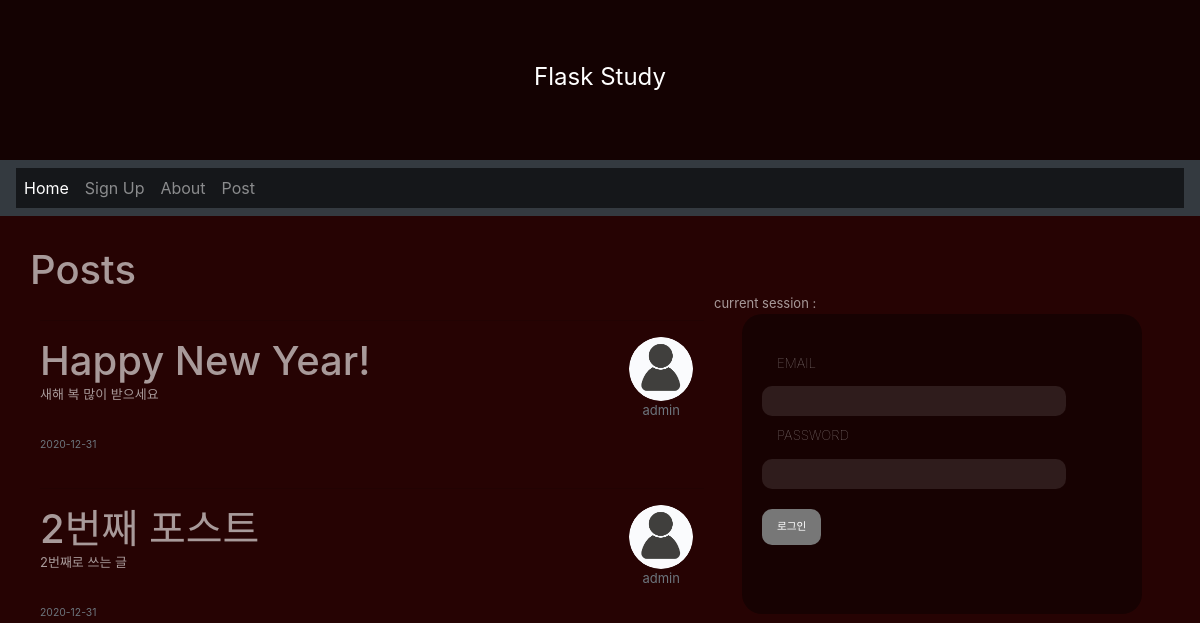
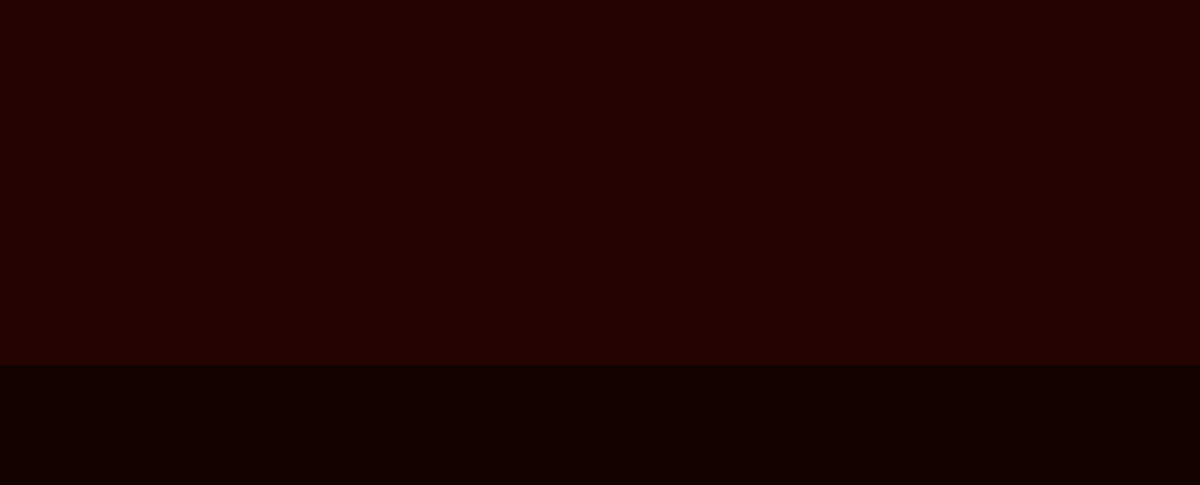
Before: / with the older database file (2 pictures, top to bottom).
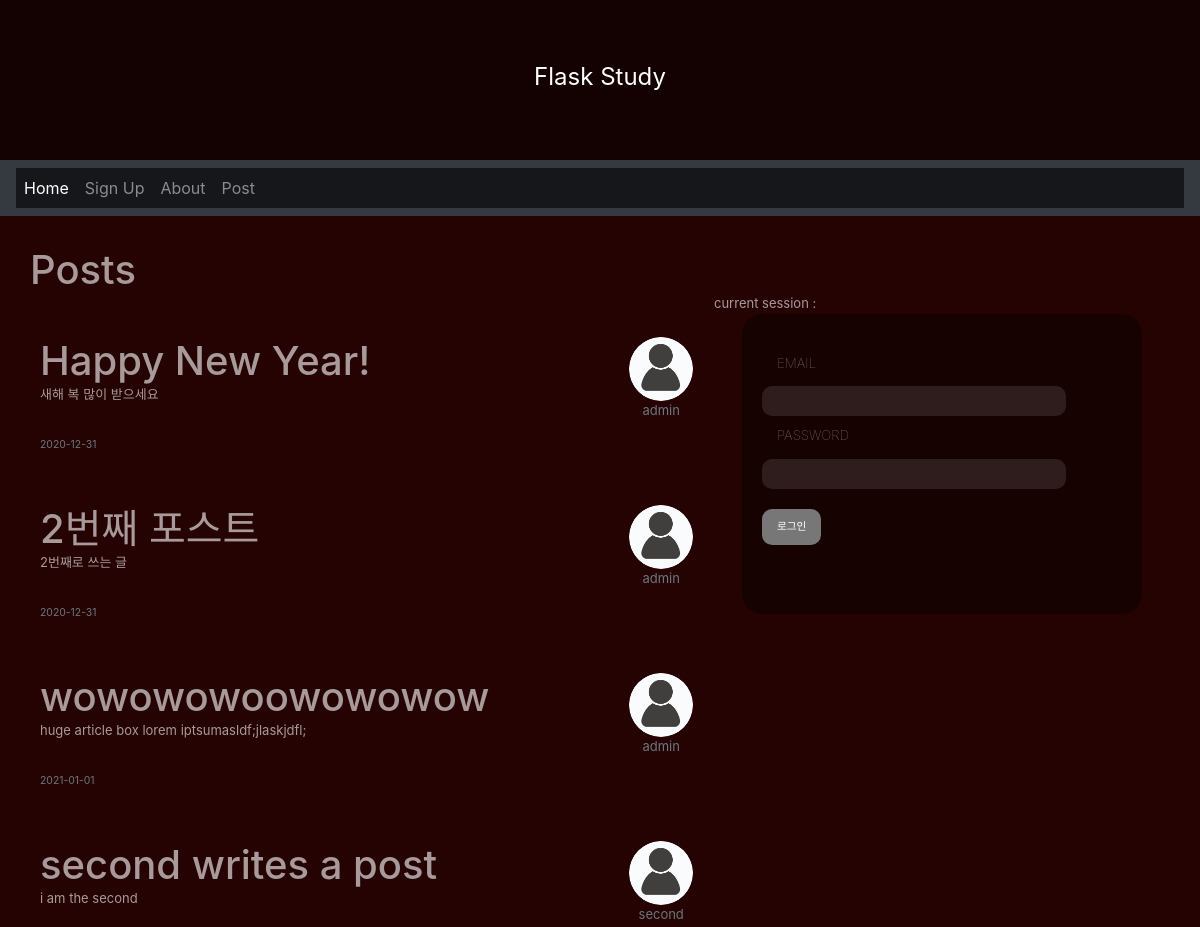
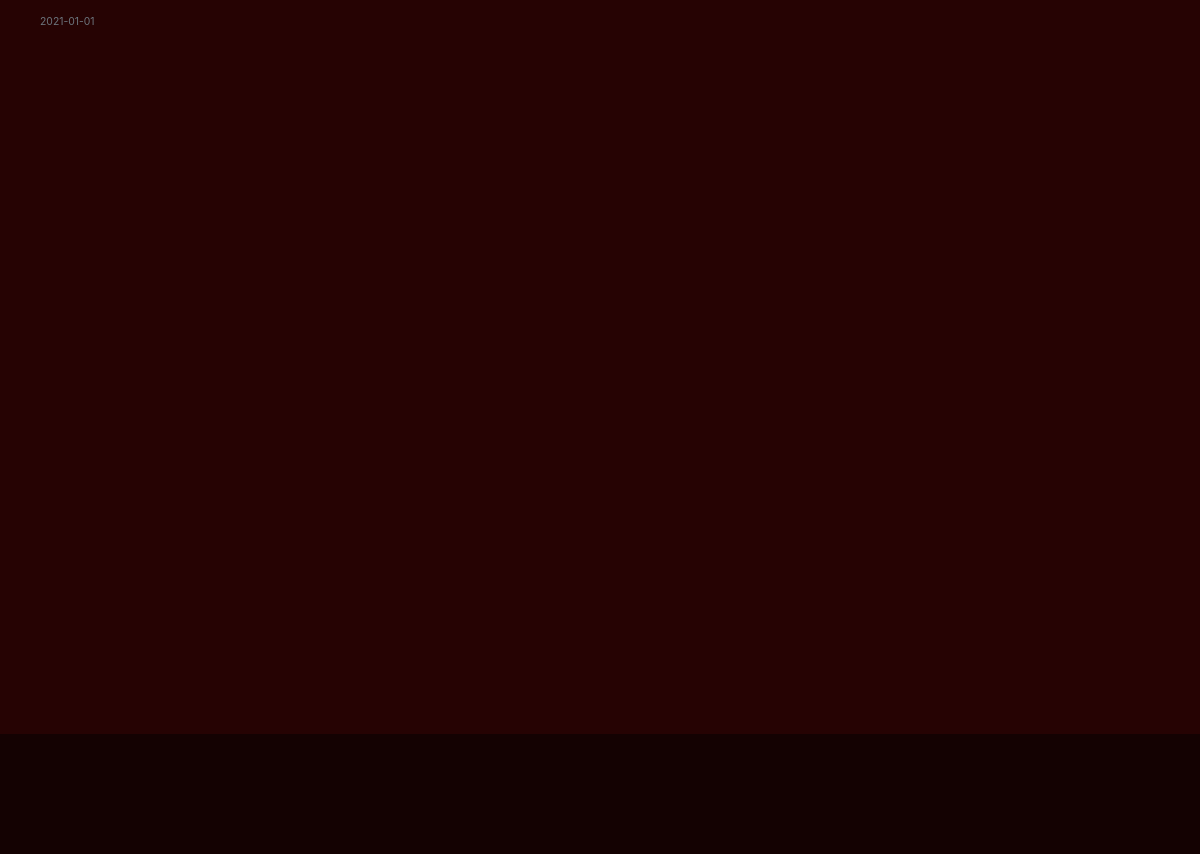
After: the same page with the newer database file (2 pictures, top to bottom).
### __init__.py (models this page shows, shortened)
class Post(db.Model):
    __table_name__ = 'post'
    id = db.Column(db.Integer, primary_key=True)
    title = db.Column(db.String(120), unique = True, nullable=False)
    content = db.Column(db.Text)
    date_posted = db.Column(db.DateTime, default=datetime.datetime.utcnow())
    user_id = db.Column(db.Integer, db.ForeignKey('user.id'))

class User(db.Model):
    __table_name__ = 'user'
    id = db.Column(db.Integer, primary_key=True)
    username = db.Column(db.String(100), unique=True, nullable=False)
    email = db.Column(db.String(120), unique=True, nullable=False)
    password = db.Column(db.String(100), nullable=False)
    profile_image = db.Column(db.String(100), default='default.png')
    posts = db.relationship('Post', backref='author', lazy=True)

### __init__.py (the view)
@app.route("/")
def home():
    posts = Post.query.all()
    return render_template('index.html', posts=posts)

### templates/index.html (shortened to what this page needs)
<head>
    <link href="../static/css/style_main.css" rel="stylesheet" />
</head>
<body>
    {% extends 'layout.html' %} {% block content %}
    <div id="index_main">
        <h1>Posts</h1>
        <div id="left_box">
            {% for post in posts %}
            <article>
                <hr>
                <div class="row">
                    <div class="col">
                        <a class="h1" href="{{ post.id }}">{{ post.title }}</a>
                        <p class="text-justify">{{ post.content }}</p>
                    </div>
                    <div class="col-md-2 d-flex flex-column">
                        <img class="rounded-circle mx-auto" src="{{ url_for('static', filename='sources/' + post.author.profile_image)}}" data-src="holder.js/64x64" width="64px" height="64px">
                        <p class="text-muted text-center">{{ post.author.username }}</p>
                    </div>
                </div>
                <small class="text-muted">{{ post.date_posted.strftime('%Y-%m-%d') }}</small>
            </article>
            {% endfor %}
        </div>
        <div id="right_box">
            <div>current session : {{ session['username'] }}</div>
            {% if session['logged_in'] == True %}
            <p>Welcome {{ session['username'] }}!</p>
            <p><a href="/logout">Log out</a></p>
            <p><a href="/editbio">edit bio</a></p>
            {% else %}
            <div class="main-container">
                <div class="loginform" style="overflow: hidden">
                    <form name="login" action="login" method="post" accept-charset="utf-8">
                        <div class="signin-form">
                            <form action="/user/signin" method="POST">
                                <legend> EMAIL</legend>
                                <input type="email" name="email">
                                <legend> PASSWORD</legend>
                                <input type="password" name="password">
                                <button type="submit"> 로그인</button>
                            </form>
                        </div>
                    </form>
                </div>
            </div>
            {% endif %}
        </div>
    </div>
    {% endblock %}

### templates/layout.html (shortened to what this page needs)
<!DOCTYPE HTML>
<html lang="kr">
<head>
    <link rel="stylesheet" href="https://stackpath.bootstrapcdn.com/bootstrap/4.1.3/css/bootstrap.min.css">
    <link rel="stylesheet" href="https://use.fontawesome.com/releases/v5.2.0/css/all.css">
    <link href="../static/css/style_layout.css" rel="stylesheet" />
</head>
<body>
    <header>
        <div id="site-header">Flask Study</div>
    </header>
    <nav class="navbar navbar-expand-sm bg-dark navbar-dark">
        <div class="wrapper">
            <ul class="navbar-nav navbar-dark">
                <li class="nav-item active"><a class="nav-link" href="/">Home</a></li>
                <li class="nav-item"><a class="nav-link" href="/signup">Sign Up</a></li>
                <li class="nav-item"><a class="nav-link" href="/about">About</a></li>
                <li class="nav-item"><a class="nav-link" href="/editor">Post</a></li>
            </ul>
        </div>
    </nav>
    <main role="main">
        {% block content %}{% endblock %}
    </main>
    <footer></footer>
</body>
</html>

### static/css/style_main.css (style rules this page uses)
#index_main { text-align: left; height: max-content; background: #260303; color: rgba(255, 255, 255, 0.6); padding: 10px; font-size: small; width: 100%; margin: 0px; box-sizing: border-box; }
article { padding: 10px; }
h1 { margin: 0; }
#left_box { float: left; width: 60%; }
#right_box { float: right; width: 40%; }
form { padding-top: 40px; margin-left: 20px; }
form legend { display: block; padding: 0 0 5px 15px; color: rgba(255, 255, 255, .5); font-size: 10pt; font-weight: 100; }
form input { display: block; width: 80%; padding: 5px 10px; margin-bottom: 10px; background-color: rgba(255, 255, 255, .1); border-radius: 10px; border: none; color: white; font-weight: 100; font-size: 10pt; transition: all 0.2s; }
form button { display: block; padding: 10px 15px; margin-bottom: 10px; margin-top: 20px; background-color: #777777; border: 10px; border-color: white; border-radius: 10px; color: white; font-weight: 100; font-size: 8pt; transition: all 0.1s; }
.wrapper { width: 100%; height: 100%; background: rgba(0, 0, 0, 0.6); }
.main-container { margin: auto; width: 400px; height: 300px; overflow: hidden; background: rgba(0, 0, 0, 0.4); border-radius: 20px; }
a.h1 { margin-bottom: 1px; }

### static/css/style_layout.css (style rules this page uses)
header { background: #140202; color: white; text-align: center; min-height: 20vh; max-height: 150px; vertical-align: middle; position: relative; }
header>div { position: absolute; top: 50%; left: 50%; transform: translate(-50%, -59%); font-size: x-large; }
footer { background: #140202; color: white; width: 100%; clear: both; text-align: center; min-height: 15vh; max-height: 120px; vertical-align: middle; position: relative; }
main { text-align: left; height: max-content; color: rgba(255, 255, 255, 0.6); padding: 20px; }
h1 { margin: 0px; }
body { min-width: 350px; padding: 0px; margin: 0; margin-bottom: 0; background: #260303; }
input { background-color: rgba(255, 255, 255, 0.6); color: #140202; }

Changed rows visible on the page:
added Post: title "wowowowoowowowow", content "huge article box lorem iptsumasldf;jlaskjdfl;", profile_image (placeholder picture), author.username "admin", date_posted "2021-01-01"
added Post: title "second writes a post", content "i am the second", profile_image (placeholder picture), author.username "second", date_posted "2021-01-01"
